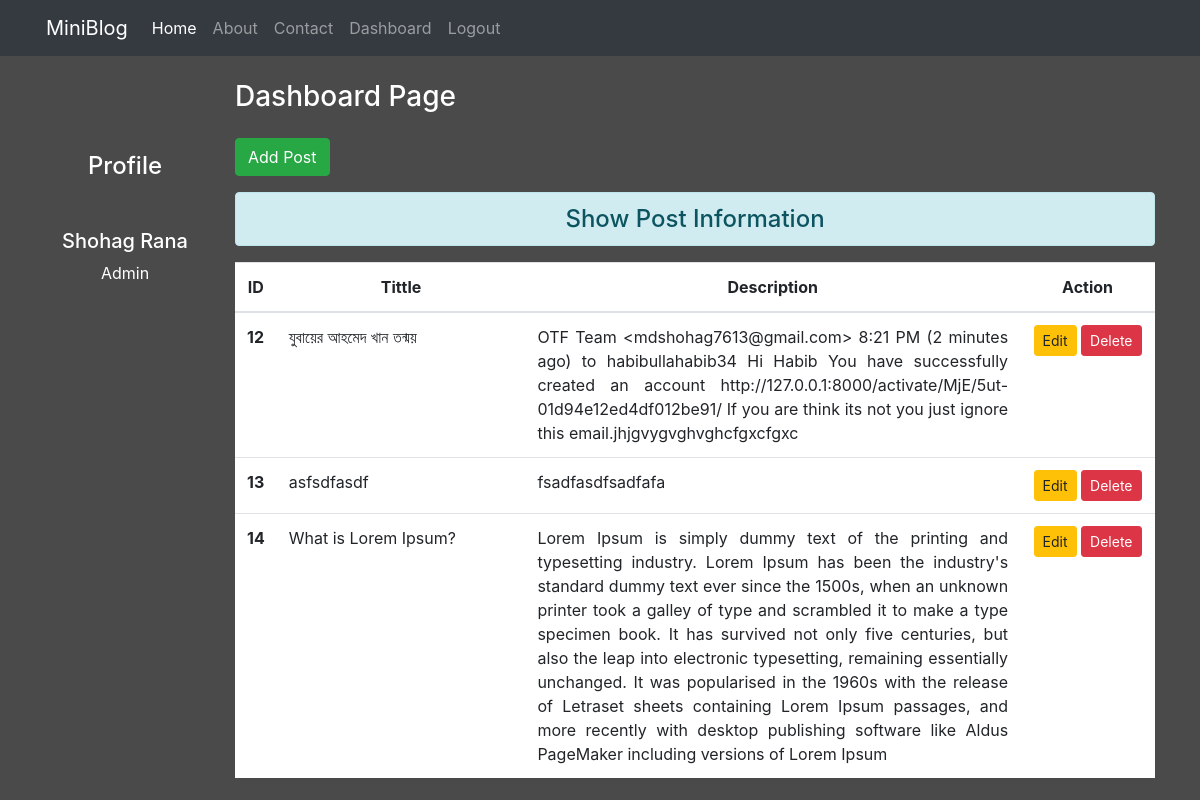
The page /dashboard/ (signed in) on the database its author committed.
### blog/models.py (models this page shows)
class Post(models.Model):
    uname = models.CharField(max_length=130, default='admin')
    title = models.CharField(max_length=150)
    desc = models.TextField()

### blog/views.py (the view)
# urls.py: path('dashboard/', views.dashboard, name= "dashboard"),
def dashboard(request):
    if request.user.is_authenticated:
        user = request.user
        if user.is_superuser == True:
            posts = Post.objects.all()
        else:
            posts= Post.objects.filter(uname= user)
        full_name = user.get_full_name()
        gps = user.groups.all()
        return render(request, 'blog/dashboard.html',{'posts': posts, 'full_name': full_name, 'groups': gps})
    else:
        return HttpResponseRedirect('/login/')

### blog/templates/blog/dashboard.html (shortened to what this page needs)
{% extends 'blog/base.html' %}
{% load static %}
{% block side %}
    <div class="col-sm-2 text-white my-5 text-center">
        <h4 class="my-5">Profile</h4>
        <h5>{{full_name}}</h5>
        {% for group in groups %}
            <p>{{group.name}}</p>
        {% endfor %}
    </div>
{% endblock side %}
{% block content %}
    <div class="col-sm-10">
        <h3 class="text-white my-4">Dashboard Page</h3>
        <a href="{% url 'addpost' %}" class="btn btn-success">Add Post</a>
        <h4 class="text-center alert alert-info mt-3">Show Post Information</h4>
        {% if posts %}
            <table class="table table-hover bg-white">
                <thead>
                    <tr class="text-center">
                        <th scope="col" style="width: 2%;">ID</th>
                        <th scope="col" style="width: 28%;">Tittle</th>
                        <th scope="col" style="width: 55%;">Description</th>
                        <th scope="col" style="width: 15%;">Action</th>
                    </tr>
                </thead>
                <tbody>
                    {% for post in posts %}
                        <tr>
                            <th scope="row">{{post.id}}</th>
                            <td class="text-justify">{{post.title}}</td>
                            <td class="text-justify">{{post.desc}}</td>
                            <td class="text-center">
                                <a href="{% url 'updatepost' post.id %}" class="btn btn-warning btn-sm">Edit</a>
                                {% if perms.blog.delete_post %}
                                    <form action="{% url 'deletepost' post.id %}" method="POST" class="d-inline">
                                        <input type="submit" value="Delete" class="btn btn-danger btn-sm">
                                    </form>
                                {% endif %}
                            </td>
                        </tr>
                    {% endfor %}
                </tbody>
            </table>
        {% else %}
        <h4 class="text-center alert alert-warning">No Records</h4>
        {% endif %}
    </div>
{% endblock content %}

### blog/static/blog/css/style.css (style rules this page uses)
body { background-color: rgb(75,74,74); color: antiquewhite; }

### rows shown on the page
Post: id "12", title "যুবায়ের আহমেদ খান তন্ময়", desc "OTF Team <mdshohag7613@gmail.com> 8:21 PM (2 minutes ago) to habibullahabib34 Hi Habib You have successfully created an account http://127.0.0.1:8000/activate/MjE/5ut-01d94e12ed4df012be91/ If you are think its not you just ignore this email.jhjgvygvghvghcfgxcfgxc"
Post: id "13", title "asfsdfasdf", desc "fsadfasdfsadfafa"
Post: id "14", title "What is Lorem Ipsum?", desc "Lorem Ipsum is simply dummy text of the printing and typesetting industry. Lorem Ipsum has been the industry's standard dummy text ever since the 1500s, when an unknown printer took a galley of type and scrambled it to make a type specimen book. It has survived not only five centuries, but also the leap into electronic typesetting, remaining essentially unchanged. It was popularised in the 1960s with the release of Letraset sheets containing Lorem Ipsum passages, and more recently with desktop publishing software like Aldus PageMaker including versions of Lorem Ipsum"

### other values the page prints
{{ full_name }} "Shohag Rana"
{{ group.name }} "Admin"
